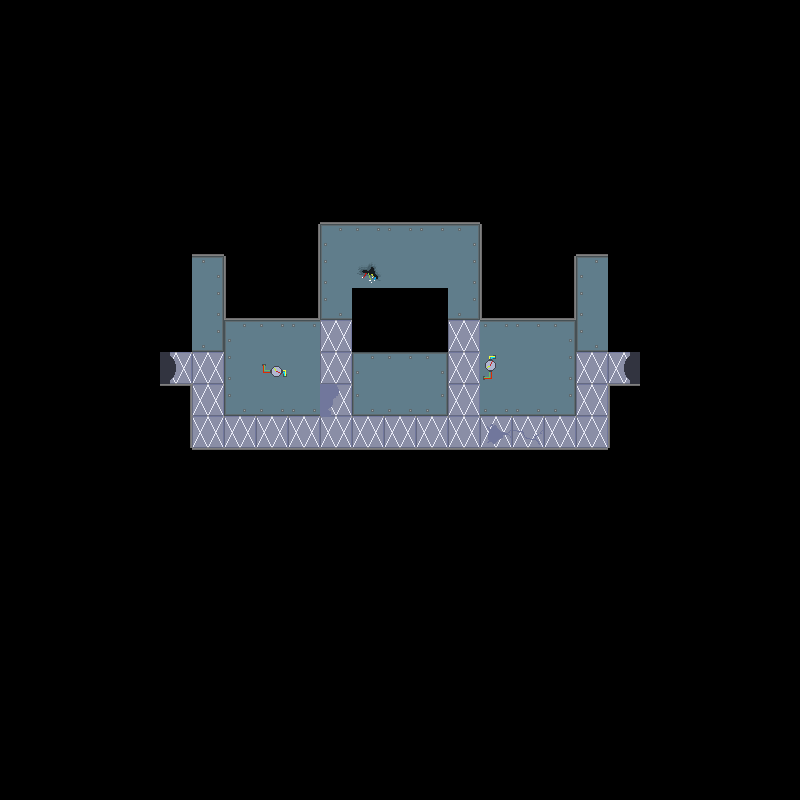

This game map was drawn from its Tiled (.tmx) file and the tilesets committed beside it. A one-line description and the trimmed map source follow:
An orthogonal 25x25 tile map with 32x32 px tiles, 5 tile layers (backgroundLayer, wallLayer, objectLayer, objectAboveLayer, ...), 2 tilesets and 2 objects.

<map version="1.2" tiledversion="1.2.3" orientation="orthogonal" renderorder="right-down" width="25" height="25" tilewidth="32" tileheight="32" infinite="0" nextlayerid="7" nextobjectid="3">
 <tileset firstgid="1" name="f2objs" tilewidth="32" tileheight="32" tilecount="16" columns="4">
  <image source="../../assets/Floor 2/objspritesheet.png" width="128" height="128" />
 </tileset>
 <tileset firstgid="17" name="f2tiles" tilewidth="32" tileheight="32" tilecount="56" columns="8">
  <image source="../../assets/Floor 2/f2spritesheet.png" width="256" height="224" />
 </tileset>
 <layer id="5" name="backgroundLayer" width="25" height="25">
  <data>[625 cells, 625 non-empty, 7 distinct tile ids]</data>
 </layer>
 <layer id="1" name="wallLayer" width="25" height="25">
  <data>[625 cells, 105 non-empty, 21 distinct tile ids]</data>
 </layer>
 <layer id="6" name="objectLayer" width="25" height="25">
  <data>[625 cells, 0 non-empty, 0 distinct tile ids]</data>
 </layer>
 <layer id="4" name="objectAboveLayer" width="25" height="25">
  <data>[625 cells, 0 non-empty, 0 distinct tile ids]</data>
 </layer>
 <objectgroup id="3" name="doorLayer">
  <object id="1" gid="32" x="160" y="384" width="32" height="32">
   <properties>
    <property name="door" value="left" />
   </properties>
  </object>
  <object id="2" gid="32" x="608" y="384" width="32" height="32">
   <properties>
    <property name="door" value="right" />
   </properties>
  </object>
 </objectgroup>
 <layer id="2" name="aboveLayer" width="25" height="25">
  <data>[625 cells, 6 non-empty, 1 distinct tile ids]</data>
 </layer>
</map>
